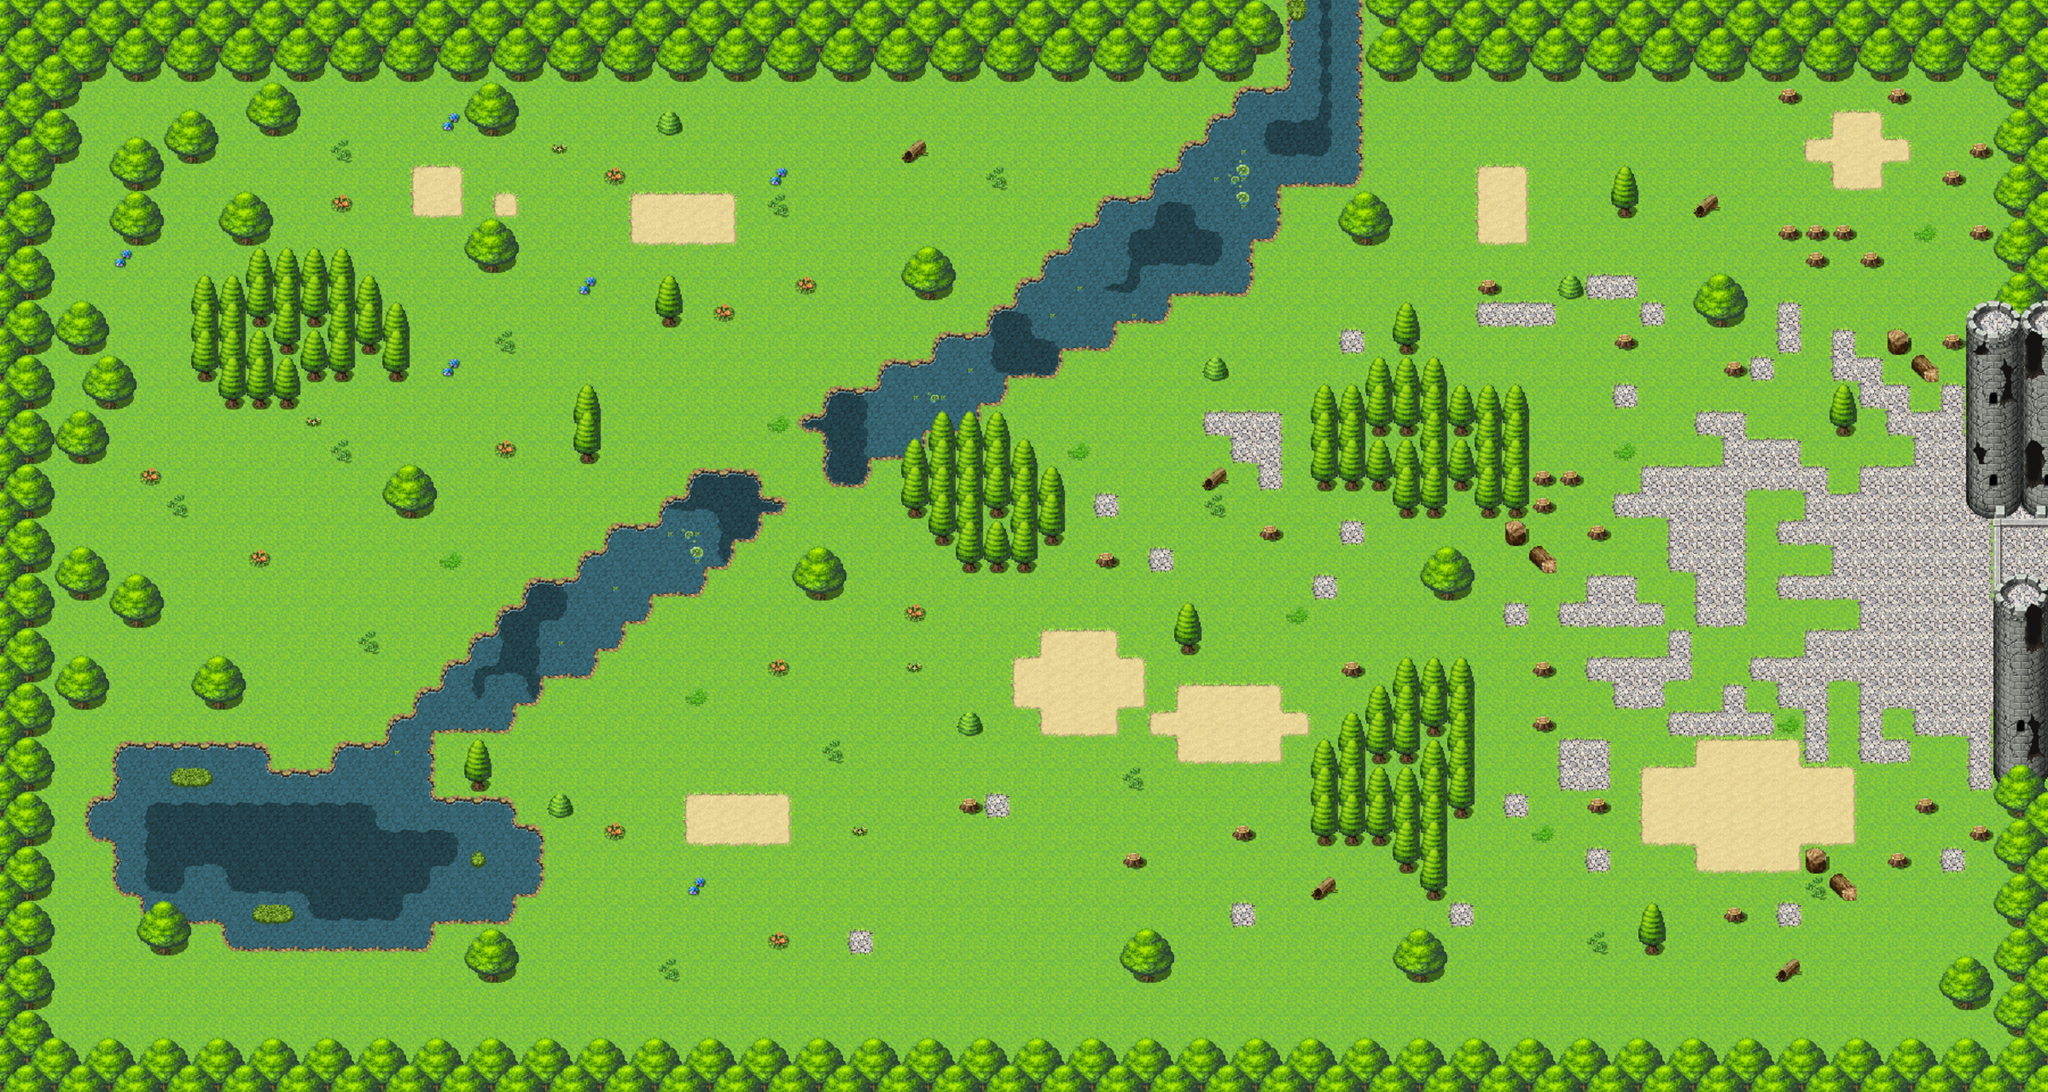

A level layout from a 2D game, rendered from its tile map. Below: a short description, then the map file with tile-grid data replaced by summaries:
An orthogonal 75x40 tile map with 32x32 px tiles, 2 tile layers (Fondo, Colisiona), 3 tilesets.

<map version="1.0" tiledversion="2017.10.31" orientation="orthogonal" renderorder="right-down" width="75" height="40" tilewidth="32" tileheight="32" infinite="0" nextobjectid="1">
 <tileset firstgid="1" name="Tilesets1" tilewidth="32" tileheight="32" tilecount="2016" columns="32">
  <image source="Mapas/Tilesets1.png" width="1024" height="2016" />
 </tileset>
 <tileset firstgid="2017" name="Map002" tilewidth="32" tileheight="32" tilecount="3000" columns="75">
  <image source="Mapas/Map002.png" width="2400" height="1280" />
 </tileset>
 <tileset firstgid="5017" name="Tilesets1" tilewidth="32" tileheight="32" tilecount="2016" columns="32" backgroundcolor="#898989">
  <image source="Mapas/Tilesets1.png" trans="898989" width="1024" height="2016" />
 </tileset>
 <layer name="Fondo" width="75" height="40">
  <data>[3000 cells, 1914 non-empty, 1914 distinct tile ids]</data>
 </layer>
 <layer name="Colisiona" width="75" height="40">
  <data>[3000 cells, 1086 non-empty, 1086 distinct tile ids]</data>
 </layer>
</map>
